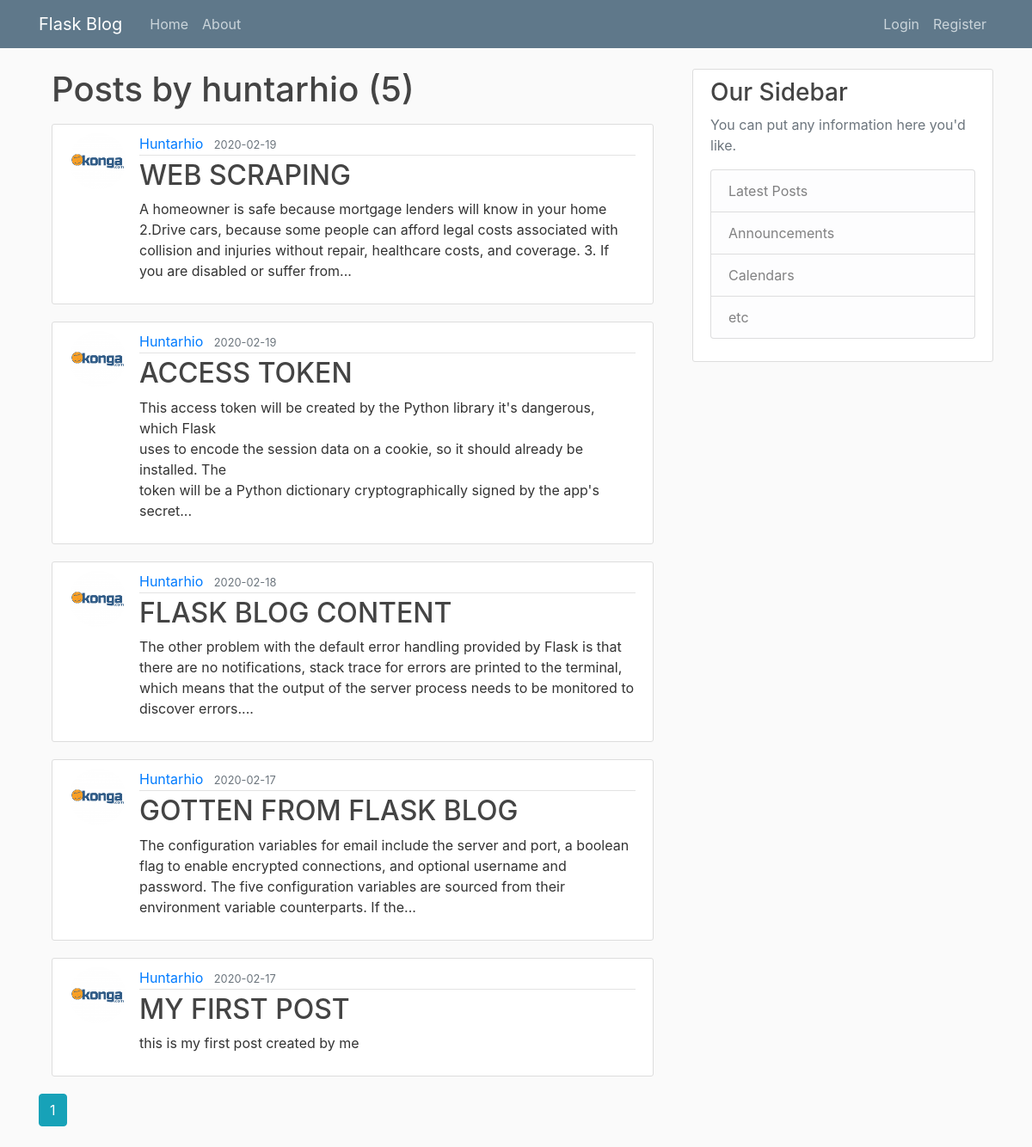
Screenshot of /user/huntarhio with the database file from the repository.
### flaskblog/models.py (models this page shows, shortened)
class User(db.Model, UserMixin):
    id = db.Column(db.Integer, primary_key = True)
    username = db.Column(db.String(20), nullable=False, unique=True)
    email = db.Column(db.String(120), nullable=False, unique=True)
    password = db.Column(db.String(), nullable=False)
    image_file = db.Column(db.String(60), nullable=False, default='default.jpg')
    posts = db.relationship('Post', backref='author', lazy=True)

class Post(db.Model):
    id = db.Column(db.Integer, primary_key = True)
    title = db.Column(db.String(100), nullable=False)
    content = db.Column(db.Text, nullable=False)
    posted_date = db.Column(db.DateTime, nullable=False, default=datetime.utcnow)
    user_id = db.Column(db.Integer, db.ForeignKey('user.id'),nullable=False)
    comments = db.relationship('Comment', backref='post', lazy=True)

### flaskblog/users/routes.py (the view)
@users.route('/user/<string:username>')
def user_posts(username):
    user = User.query.filter_by(username=username).first_or_404()
    page = request.args.get('page', 1, type=int)
    posts = Post.query.filter_by(author=user).\
                order_by(Post.posted_date.desc()).\
                    paginate(page=page, per_page=5)
    return render_template('user_posts.html', posts=posts, user=user, title='User Posts')

### flaskblog/templates/user_posts.html
{% extends 'layouts.html' %}
{% block content %}
  <div class="container">
    <h1 class="mb-3"> Posts by {{ user.username }} ({{ posts.total }}) </h1>
    {% for post in posts.items %}
      <article class="media content-section">
        <img class="rounded-circle article-img"src="{{ url_for('static', filename='profile_pics/'+post.author.image_file) }}" alt="">
        <div class="media-body">
          <div class="article-metadata">
            <a class="mr-2" href="{{ url_for('users.user_posts', username=post.author.username) }}">{{ post.author.username|capitalize }}</a>
            <small class="text-muted">{{ post.posted_date.strftime('%Y-%m-%d') }}</small>
          </div>
          <h2><a class="article-title" href="{{ url_for('posts.post', post_id=post.id) }}">{{ post.title|upper }}</a></h2>
          <p class="article-content">{{ post.content|truncate }}</p>
        </div>
      </article>
    {% endfor %}
  </div>
  {% for page_num in posts.iter_pages(left_edge=1, right_edge=1, left_current=1, right_current=2) %}
        {% if page_num %}
          {% if posts.page == page_num %}
            <a class="btn btn-info mb-4" href="{{ url_for('users.user_posts', username=user.username,page=page_num) }}">{{ page_num }}</a>
          {% else %}
            <a class="btn btn-outline-info mb-4" href="{{ url_for('users.user_posts', username=user.username, page=page_num) }}">{{ page_num }}</a>
          {% endif %}
        {% else %}
          ...
        {% endif %}
  {% endfor %}
{% endblock content %}

### flaskblog/static/main.css (style rules this page uses)
body { background: #fafafa; color: #333333; margin-top: 5rem; }
h1, h2, h3, h4, h5, h6 { color: #444444; }
.content-section { background: #ffffff; padding: 10px 20px; border: 1px solid #dddddd; border-radius: 3px; margin-bottom: 20px; }
.article-title { color: #444444; }
.article-content { white-space: pre-line; }
.article-img { height: 65px; width: 65px; margin-right: 16px; }
.article-metadata { padding-bottom: 1px; margin-bottom: 4px; border-bottom: 1px solid #e3e3e3 }

### rows the page displays
User: username "huntarhio"
Post: image_file (picture), author.username "Huntarhio", posted_date "2020-02-19", title "WEB SCRAPING", content "A homeowner is safe because mortgage lenders will know in your home 2.Drive cars, because some people can afford legal costs associated with collision and injuries without repair, healthcare costs, and coverage. 3. If you are disabled or suffer from..."
Post: image_file (picture), author.username "Huntarhio", posted_date "2020-02-19", title "ACCESS TOKEN", content "This access token will be created by the Python library it's dangerous, which Flask uses to encode the session data on a cookie, so it should already be installed. The token will be a Python dictionary cryptographically signed by the app's secret..."
Post: image_file (picture), author.username "Huntarhio", posted_date "2020-02-18", title "FLASK BLOG CONTENT", content "The other problem with the default error handling provided by Flask is that there are no notifications, stack trace for errors are printed to the terminal, which means that the output of the server process needs to be monitored to discover errors...."
Post: image_file (picture), author.username "Huntarhio", posted_date "2020-02-17", title "GOTTEN FROM FLASK BLOG", content "The configuration variables for email include the server and port, a boolean flag to enable encrypted connections, and optional username and password. The five configuration variables are sourced from their environment variable counterparts. If the..."
Post: image_file (picture), author.username "Huntarhio", posted_date "2020-02-17", title "MY FIRST POST", content "this is my first post created by me"

### other values shown
{{ posts.total }} "5"
{{ page_num }} "1"
